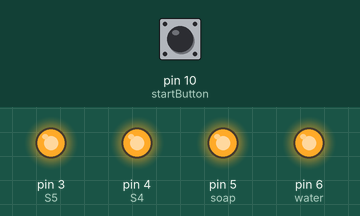
Bench run of a sketch on a simulated Arduino Uno, built with avr-gcc and run on an emulated ATmega328P. Parts: output pins drawn as LEDs (lit = HIGH). The test bench sets the inputs (shaded band); at power-on: pin 10 (startButton) HIGH. Pins used as bus, display or sensor lines are not drawn.

Above: at 1.2 s.
1.3 s: pin 10 (startButton) pulled LOW for 1 s
At 2.1 s:
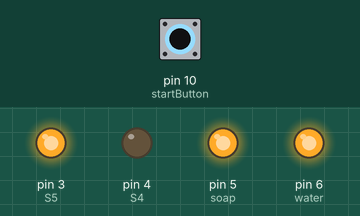
At 7.9 s:
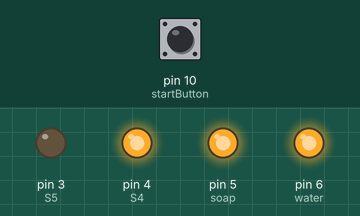
Timing chart, 0 to 25.9 s (numbered marks = the images above; inputs shaded):
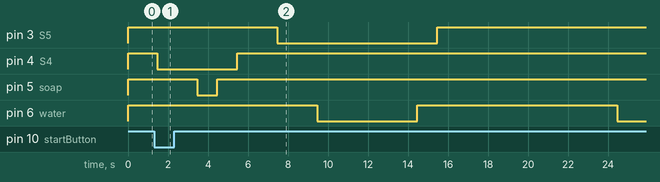

The sketch:

Cupwasher.ino
```cpp
#define S1 2
#define S5 3
#define S4 4
#define soap 5
#define water 6
#define startButton 10

void valveClose(int x)
{
 digitalWrite(x, HIGH);
 delay(2000);
}
void valveOpen(int x)
{
 digitalWrite(x, LOW);
 delay(2000);
}

void pumpOn(int x)
{
 digitalWrite(x, LOW);
}

void pumpOff(int x)
{
 digitalWrite(x, HIGH);
}

void setup() {
  pinMode(S1, OUTPUT);
  pinMode(S4, OUTPUT);
  pinMode(S5, OUTPUT);
  pinMode(soap, OUTPUT);
  pinMode(water, OUTPUT);
  pinMode(startButton, INPUT_PULLUP);
  digitalWrite(S1, HIGH);
  digitalWrite(S4, HIGH);
  digitalWrite(S5, HIGH);
  digitalWrite(soap, HIGH);
  digitalWrite(water, HIGH);
}

void loop() {
  int i=0;
  while(digitalRead(startButton)==0)
  {
    i++;
    delay(1);
    if(i>150)
    {
      runSystem();
    }
  }
}

//Edit the code below this
//Edit the code below this
//Edit the code below this
//Edit the code below this
//Edit the code below this
//Edit the code below this
//Edit the code below this
//Edit the code below this
//Edit the code below this
//Edit the code below this
//Edit the code below this

void runSystem()
{
   valveOpen(S4);
   pumpOn(soap);
   delay(1000);
   pumpOff(soap);
   delay(1000);
   valveClose(S4);

   valveOpen(S5);
   pumpOn(water);
   delay(5000);
   pumpOff(water);
   delay(1000);
   valveClose(S5);

   delay(5000);

   valveOpen(S1);
   pumpOn(water);
   delay(5000);
   pumpOff(water);
   delay(1000);
   valveClose(S1);

}
```

Measured:
- after the input at 1.3 s, pin 3 (S5): HIGH → LOW after 6.2 s, → HIGH 8.0 s later; pin 4 (S4): HIGH → LOW after 0.15 s, → HIGH 4.0 s later; pin 5 (soap): HIGH → LOW after 2.2 s, → HIGH 1.0 s later; pin 6 (water): HIGH → LOW after 8.2 s, → HIGH 5.0 s later, → LOW 10.0 s later
